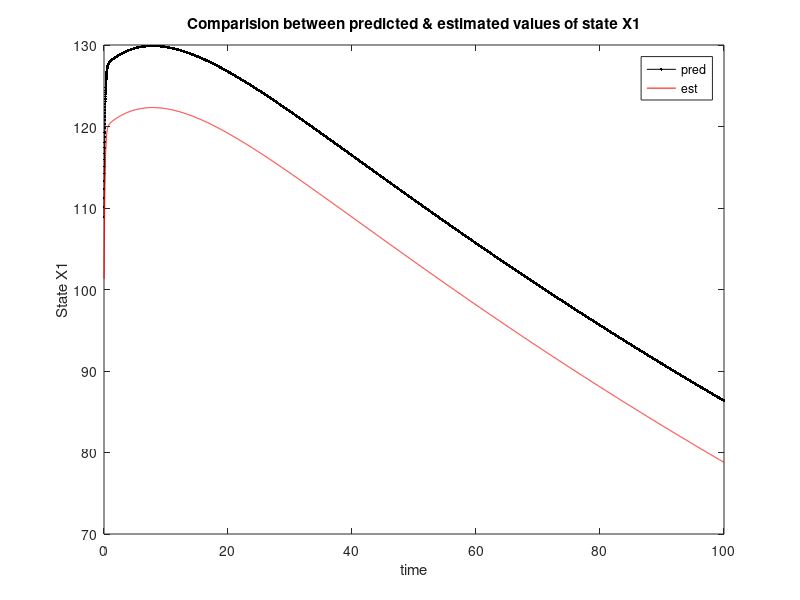
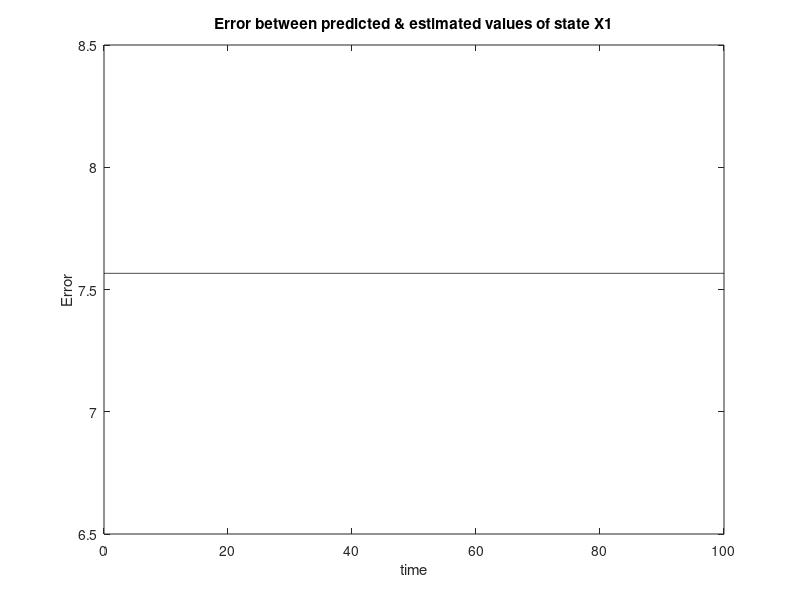
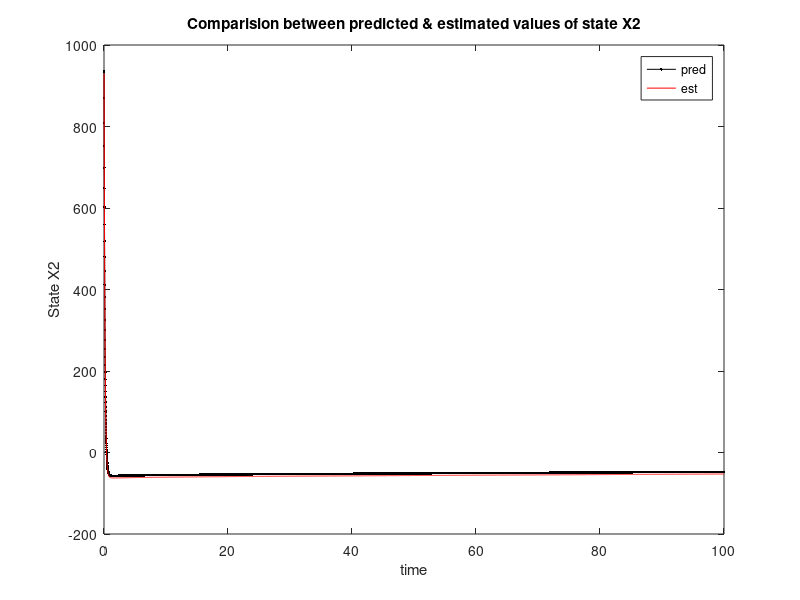
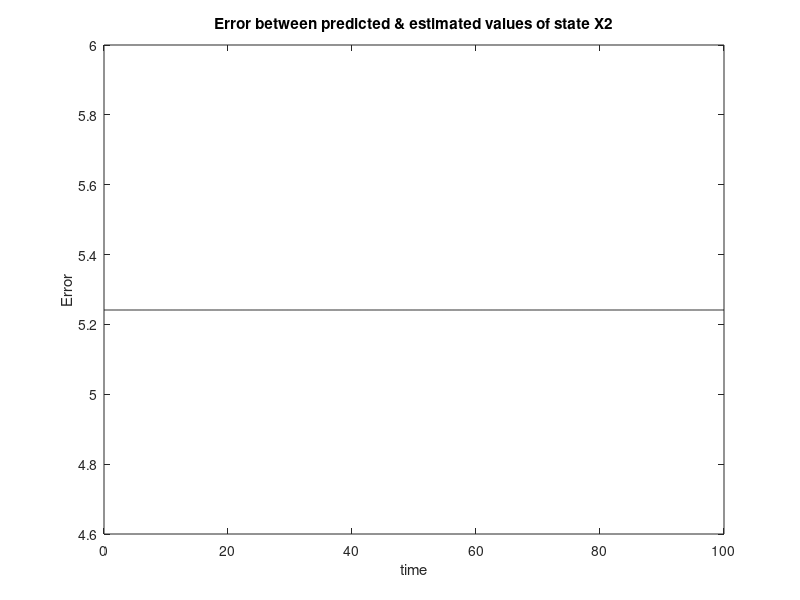

Write MATLAB code to recreate these figures, in order.
clc
clear all
close  all

m1=466.5;
m2=49.8;
k1=5700;
k2=135000;
b1=290;
b2=1400;
k1=5.51;
k2=10;

%define the matrices for MIMO system
A=[-b1/m1 b1/m1 -k1/m1 k1/m1; 
    b1/m2 -(b1+b2)/m2 k1/m2 -(k1+k2)/m2; 
    1 0 0 0; 
    0 1 0 0];
B=[0 0;
    b2/m2 k2/m2;
    0 0;
    0 0];
C=[1 0 0 0];
D=zeros(1,2);

%State space model
sys=ss(A,B,C,D)
 
%Discrete state space model
sysd=c2d(sys,0.002,'zoh');
[F,G,H,D]=ssdata(sysd)
 
%Initialisation
Q=10;
R=10;
u=[10;10];
P=eye(4);
w=10*randn(4,1);
v=6*randn(1);
X=[100;1000;100;10000];
 
%KALMAN ALGORITHM
 
for i=1:10000
 
%PREDICTION
 
%Predicted state
     X=F*X+G*u;  
 
%Predicted covariance
     P=F*P*F'+Q;
 
%Noisy measurement
     x=X+w;
     Z=H*x+v; %measurement equation
 
%Predicted Values
% Xpred1(i,1)=x(1); 1st state
% Xpred2(i,1)=x(2); 2nd state
% Xpred3(i,1)=x(3); 3rd state
% Xpred4(i,1)=x(4); 4th state
 
%ESTIMATION
 
%Innovation covariance matrix
     S=(H*P*H'+R);
 
%Kalman gain
     W=P*H'*inv(S);
 
%Update State
%       T=(eye(4)-W*H)*X+W*Z;
       T=X+W*(Z-H*X);
%Update Covariance
     P=(eye(4)-W*H)*P;
     X1=X';% estimation
     x1=x' %true value
     E=x1-X1; %residue
     t(i)=i*0.01; %???
     true(i,:)=x;
     esti(i,:)=X1;
     error(i,:)=E;
%Estimated Values
% Xest1(i,1)=x(1);
% Xest2(i,1)=x(2);
% Xest3(i,1)=x(3);
% Xest4(i,1)=x(4);
end
% figure(1);
% plot(t,u);
 
%Comparision between predicted values and true values
 
%State X1
figure(2);
% plot(t,Xpred1,'-k.',t,Xest1,'-r'),legend('Xpred1','Xest1'),title('Comparision between predicted & estimated values of state X1'),xlabel('time'),ylabel('State X1');
plot(t,true(:,1),'-k.',t,esti(:,1),'-r'),legend('pred','est'),title('Comparision between predicted & estimated values of state X1'),xlabel('time'),ylabel('State X1');
 
 
%Error between predicted value and estimated value
% error1=Xpred1-Xest1;
figure(3)
% plot(t,error1),,title('Error between predicted & estimated values of state X1'),xlabel('time'),ylabel('Error');
plot(t,error(:,1),'k'),title('Error between predicted & estimated values of state X1'),xlabel('time'),ylabel('Error');
 
%State X2
figure(4)
% plot(t,Xpred2,'-k.',t,Xest2,'-r'),legend('Xpred2','Xest2'),title('Comparision between predicted & estimated values of state X2'),xlabel('time'),ylabel('State X2');
plot(t,true(:,2),'-k.',t,esti(:,2),'-r'),legend('pred','est'),title('Comparision between predicted & estimated values of state X2'),xlabel('time'),ylabel('State X2');
 
 
%Error between predicted value and estimated value
% error2=Xpred2-Xest2;
figure(5)
% plot(t,error2),title('Error between predicted & estimated values of state X2'),xlabel('time'),ylabel('Error');
plot(t,error(:,2),'k'),title('Error between predicted & estimated values of state X2'),xlabel('time'),ylabel('Error');
 
%State X3
figure(6)
% plot(t,Xpred3,'-k.',t,Xest3,'-r'),legend('Xpred3','Xest3'),title('Comparision between predicted & estimated values of state X3'),xlabel('time'),ylabel('State X3');
plot(t,true(:,3),'-k.',t,esti(:,3),'-r'),legend('pred','est'),title('Comparision between predicted & estimated values of state X3'),xlabel('time'),ylabel('State X3');
 
 
%Error between predicted value and estimated value
% error3=Xpred3-Xest3;
figure(7)
% plot(t,error3),title('Error between predicted & estimated values of state X3'),xlabel('time'),ylabel('Error');
plot(t,error(:,3),'k'),title('Error between predicted & estimated values of state X3'),xlabel('time'),ylabel('Error');
 
%State X4
figure(8)
% plot(t,Xpred4,'-k.',t,Xest4,'-r'),legend('Xpred4','Xest4'),title('Comparision between predicted & estimated values of state X4'),xlabel('time'),ylabel('State X4');
plot(t,true(:,4),'-k.',t,esti(:,4),'-r'),legend('pred','est'),title('Comparision between predicted & estimated values of state X4'),xlabel('time'),ylabel('State X4');
 
%Error between predicted value and estimated value
% error4=Xpred4-Xest4;
figure(9)
%plot(t,error4),title('Error between predicted & estimated values of state X4'),xlabel('time'),ylabel('Error');
plot(t,error(:,4),'k'),title('Error between predicted & estimated values of state X4'),xlabel('time'),ylabel('Error');